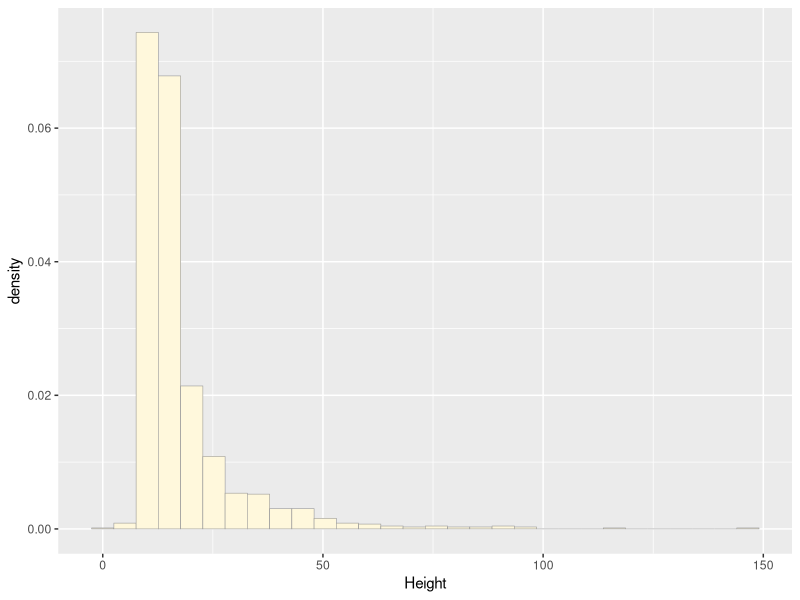
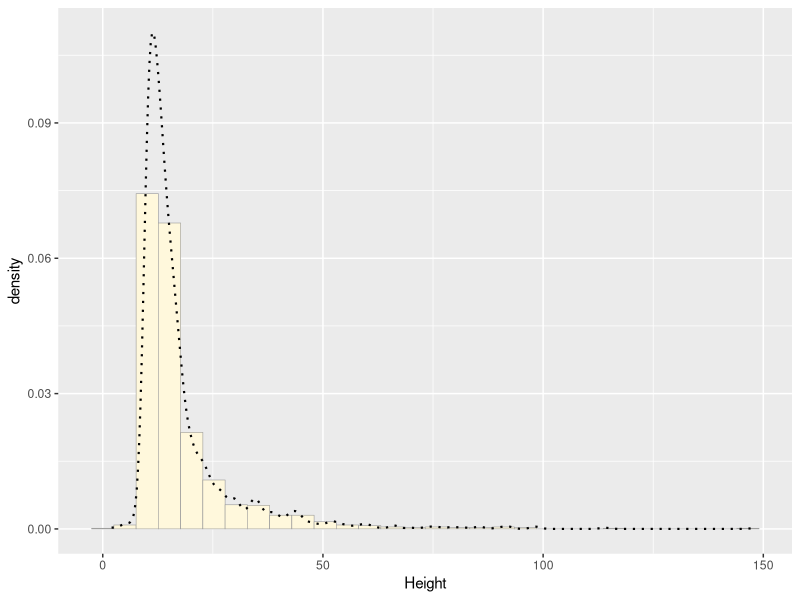
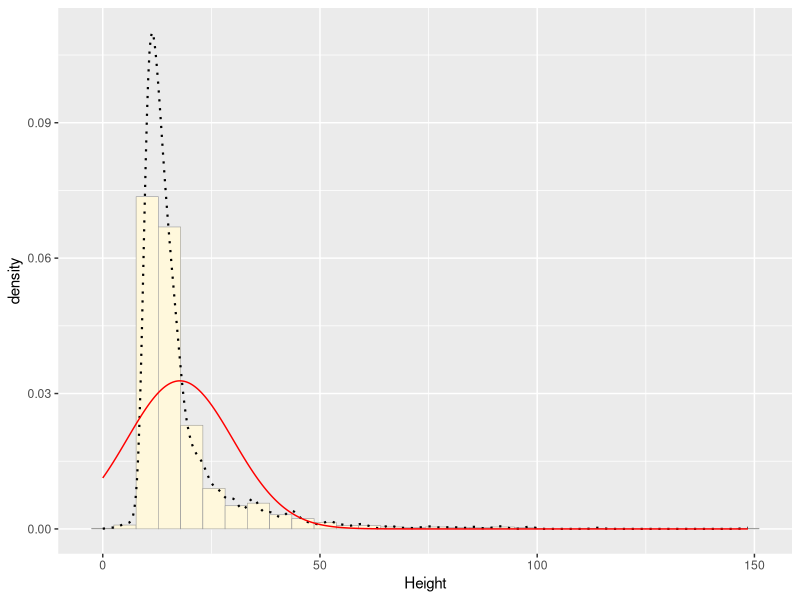
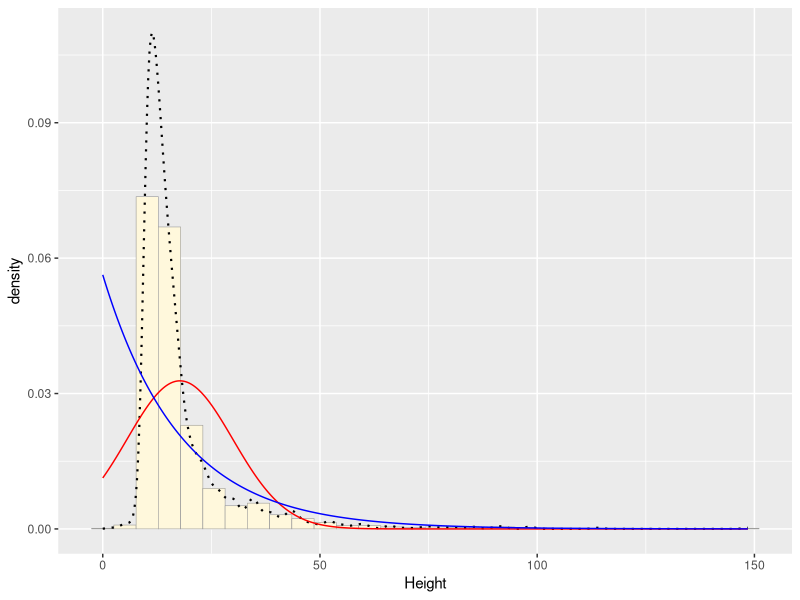
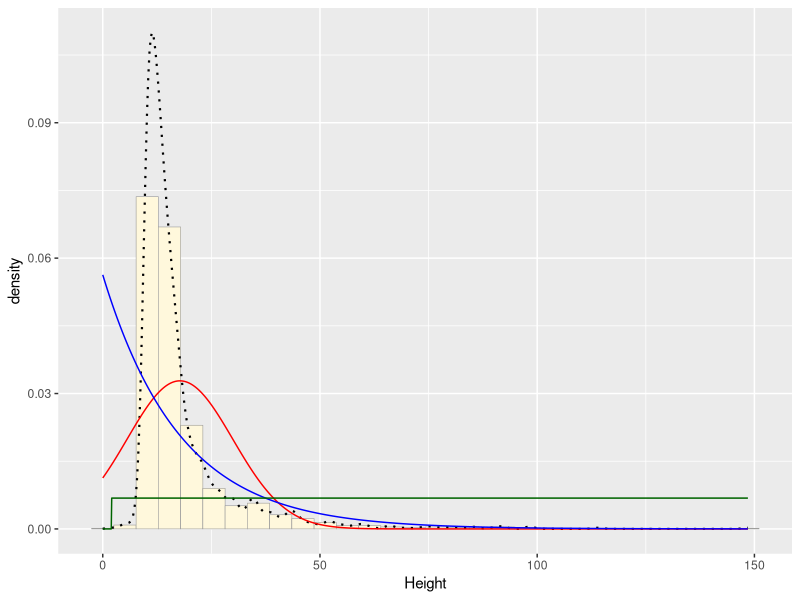
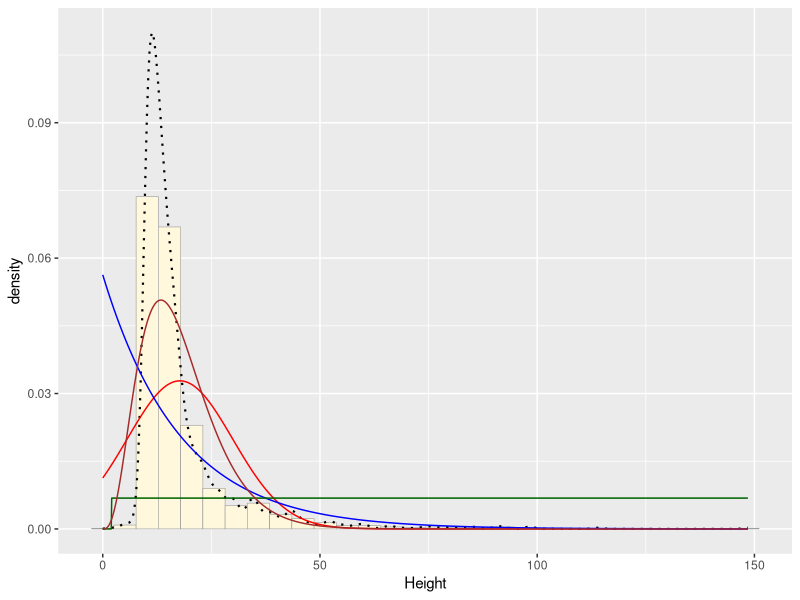
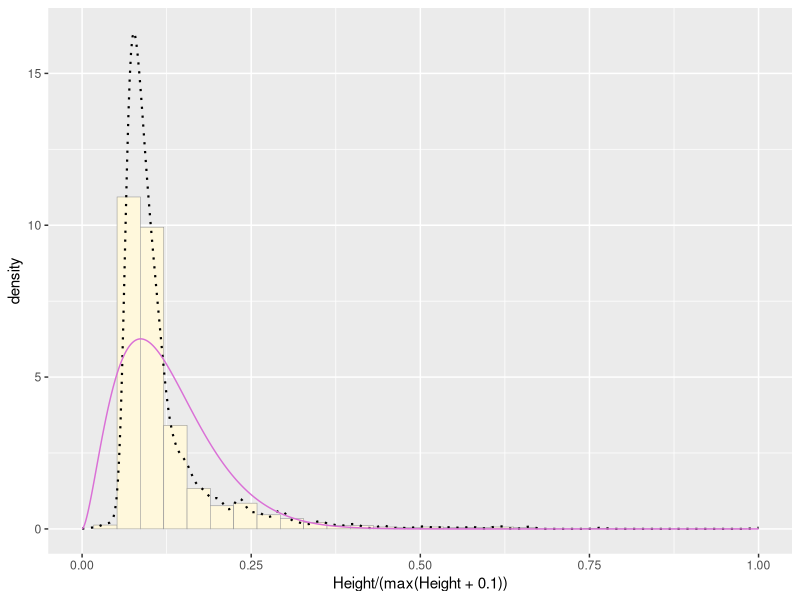
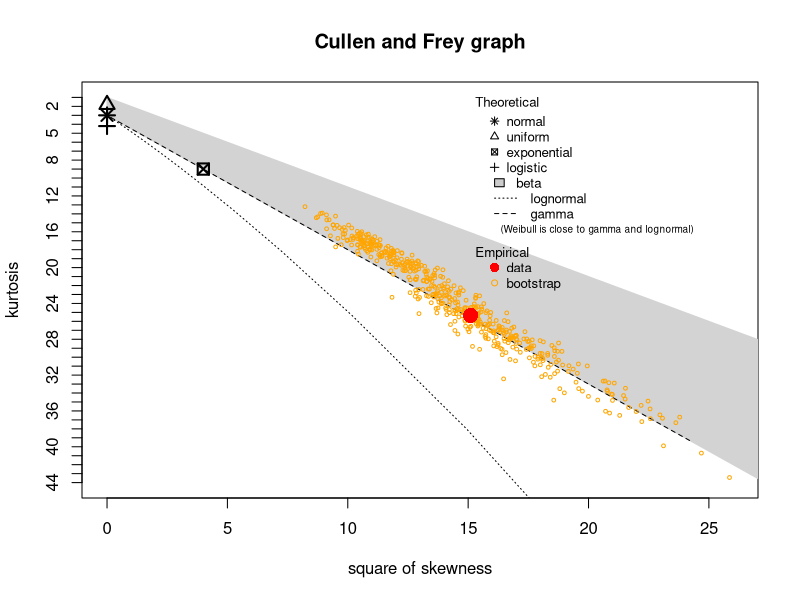

Generate these figures, in order, with R:
## ---- chunk 1
library(MASS)
library(ggplot2)

z <- read.table("SeedHt.csv",header=TRUE,sep=",", stringsAsFactors=FALSE)
str(z)
summary(z)
## ---- chunk 2
p1 <- ggplot(data=z, aes(x=Height, y=..density..)) +
  geom_histogram(color="grey60",fill="cornsilk",size=0.2) 
print(p1)

# Add empirical density curve
p1 <-  p1 +  geom_density(linetype="dotted",size=0.75)
print(p1)
## ---- chunk 3
normPars <- fitdistr(z$Height,"normal")
print(normPars)
str(normPars)
normPars$estimate["mean"] # note structure of getting a named attribute
## ---- chunk 4
meanML <- normPars$estimate["mean"]
sdML <- normPars$estimate["sd"]

xval <- seq(0,max(z$Height),len=length(z$Height))

stat <- stat_function(aes(x = xval, y = ..y..), fun = dnorm, colour="red", n = length(z$Height), args = list(mean = meanML, sd = sdML))
p1 + stat

## ---- chunk 5
expoPars <- fitdistr(z$Height,"exponential")
rateML <- expoPars$estimate["rate"]

stat2 <- stat_function(aes(x = xval, y = ..y..), fun = dexp, colour="blue", n = length(z$Height), args = list(rate=rateML))
p1 + stat + stat2
## ---- chunk 6
stat3 <- stat_function(aes(x = xval, y = ..y..), fun = dunif, colour="darkgreen", n = length(z$Height), args = list(min=min(z$Height), max=max(z$Height)))
p1 + stat + stat2 + stat3
## ---- chunk 7
gammaPars <- fitdistr(z$Height,"gamma")
shapeML <- gammaPars$estimate["shape"]
rateML <- gammaPars$estimate["rate"]

stat4 <- stat_function(aes(x = xval, y = ..y..), fun = dgamma, colour="brown", n = length(z$Height), args = list(shape=shapeML, rate=rateML))
p1 + stat + stat2 + stat3 + stat4
## ---- chunk 8
pSpecial <- ggplot(data=z, aes(x=Height/(max(Height + 0.1)), y=..density..)) +
  geom_histogram(color="grey60",fill="cornsilk",size=0.2) + 
  xlim(c(0,1)) +
  geom_density(size=0.75,linetype="dotted")

betaPars <- fitdistr(x=z$Height/max(z$Height + 0.1),start=list(shape1=1,shape2=2),"beta")
shape1ML <- betaPars$estimate["shape1"]
shape2ML <- betaPars$estimate["shape2"]

statSpecial <- stat_function(aes(x = xval, y = ..y..), fun = dbeta, colour="orchid", n = length(z$Height), args = list(shape1=shape1ML,shape2=shape2ML))
pSpecial + statSpecial
## ---- chunk 9
library(fitdistrplus)
descdist(z$Height, discrete=FALSE, boot=500)
## ---- chunk 10
#?rgamma
g <- rgamma(n=1369, shapeML, rateML)
g <- data.frame(1:1369,g)
names(g) <- list("ID","myVar")
str(g)
summary(g$myVar)


r1 <- ggplot(data=g, aes(x=myVar, y=..density..)) +
  geom_histogram(color="grey60",fill="cornsilk",size=0.2) 
print(r1)

# Add gamma probability density curve
gammaPars1 <- fitdistr(g$myVar,"gamma")
shapeML1 <- gammaPars1$estimate["shape"]
rateML1 <- gammaPars1$estimate["rate"]

xval1 <- seq(0,max(g$myVar),len=length(g$myVar))

stat5 <- stat_function(aes(x = xval1, y = ..y..), fun = dgamma, colour="brown", n = length(g$myVar), args = list(shape=shapeML1, rate=rateML1))
r1 + stat5

# Plotting histogram of original data
p5 <- ggplot(data=z, aes(x=Height, y=..density..)) +
  geom_histogram(color="grey60",fill="cornsilk",size=0.2) 
print(p5)

# Plotting histograms of real and simulated data side by side
#install.packages("patchwork")
library(patchwork)
(p5 + stat4) | (r1 + stat5)
